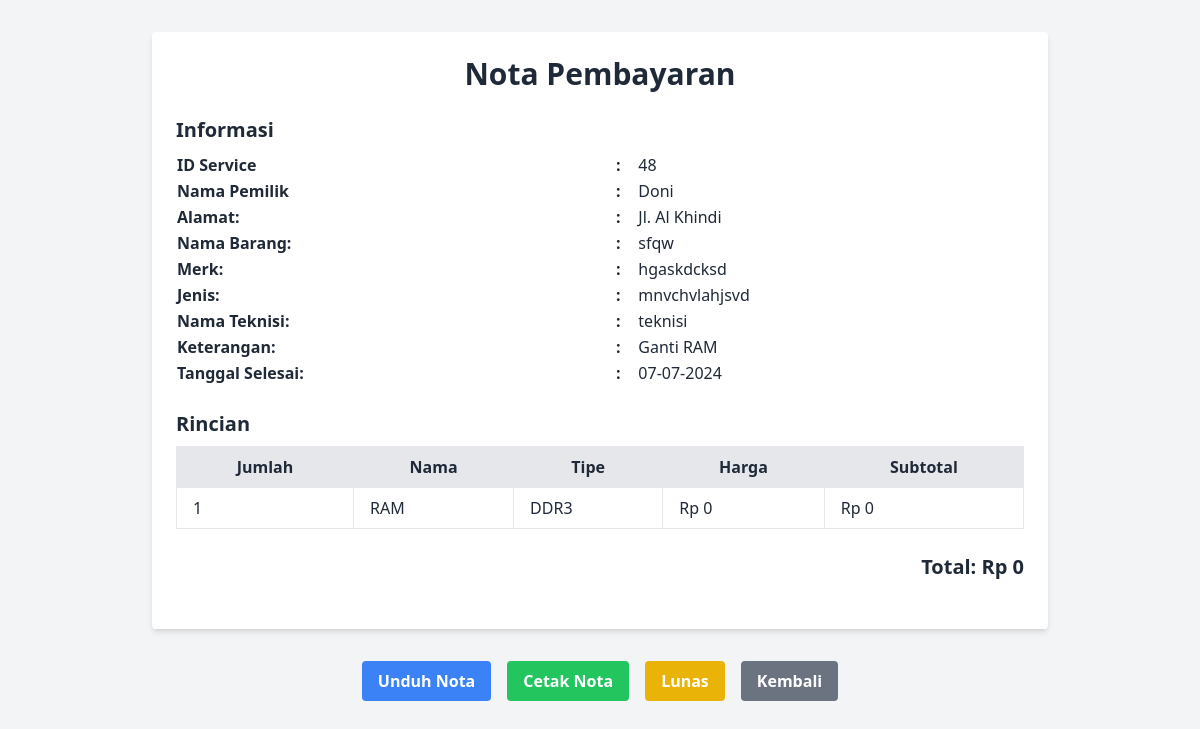
Screenshot of /html/nota.php?id=48 with the database file from the repository.
### tables this page shows
CREATE TABLE `barang` (
  `tanggal_input` datetime DEFAULT CURRENT_TIMESTAMP,
  `tanggal_selesai` datetime DEFAULT NULL,
  `nama_barang` varchar(100) NOT NULL,
  `jenis_barang` varchar(50) DEFAULT NULL,
  `merk_barang` varchar(50) DEFAULT NULL,
  `keluhan_barang` text,
  `id_pelanggan` int DEFAULT NULL,
  `status` enum('Belum Diperbaiki','Sedang Diperbaiki','Selesai Diperbaiki','') NOT NULL,
  `status_updated_at` timestamp NULL DEFAULT CURRENT_TIMESTAMP ON UPDATE CURRENT_TIMESTAMP,
  `ID_Service` int NOT NULL,
  `hubungi_kondisi` enum('Belum','Sudah') DEFAULT 'Belum',
  `hubungi_ambil` enum('Sudah','Belum') DEFAULT 'Belum',
  `diambil` enum('Sudah','Belum') DEFAULT 'Belum',
  `dibayar` enum('Sudah','Belum') DEFAULT 'Belum',
  `dikembalikan` enum('Sudah','Belum') NOT NULL DEFAULT 'Belum',
  `lunas` enum('Lunas','Belum') DEFAULT 'Belum'
);

CREATE TABLE `pelanggan` (
  `id_pelanggan` int NOT NULL,
  `nama` varchar(100) NOT NULL,
  `no_hp` varchar(20) NOT NULL,
  `alamat` varchar(20) NOT NULL
);

CREATE TABLE `user` (
  `id_user` int NOT NULL,
  `nama` varchar(100) NOT NULL,
  `username` varchar(50) NOT NULL,
  `no_hp` varchar(20) NOT NULL,
  `role` enum('admin','kasir','teknisi') NOT NULL,
  `password` varchar(255) NOT NULL
);

CREATE TABLE `detail_keluhan` (
  `id_keluhan` int NOT NULL,
  `keterangan_awal` text NOT NULL,
  `konfirmasi_keterangan` enum('Eksekusi','Jangan Dieksekusi') DEFAULT 'Jangan Dieksekusi',
  `keterangan_akhir` text NOT NULL,
  `id_user` int DEFAULT NULL,
  `kondisi` enum('bisa diperbaiki','tidak bisa diperbaiki') DEFAULT NULL,
  `ID_Service` int DEFAULT NULL
);

CREATE TABLE `rincian_keluhan` (
  `id_rincian` int NOT NULL,
  `id_keluhan` int DEFAULT NULL,
  `jumlah` int NOT NULL,
  `nama` varchar(100) NOT NULL,
  `tipe` varchar(50) NOT NULL,
  `harga` decimal(10,2) NOT NULL,
  `total` decimal(10,2) GENERATED ALWAYS AS ((`jumlah` * `harga`)) STORED
);

### html/nota.php (the view, shortened to what this page needs)
<?php
include '/laragon/www/FPPWEB/php/connect_db.php';
$id_barang = $_GET['id'];
$sql_barang = "SELECT b.*, p.nama, p.alamat, dk.keterangan_akhir, u.nama AS teknisi_nama
               FROM barang b
               JOIN pelanggan p ON b.id_pelanggan = p.id_pelanggan
               LEFT JOIN detail_keluhan dk ON b.ID_Service = dk.ID_Service
               LEFT JOIN user u ON dk.id_user = u.id_user
               WHERE b.ID_Service = ?";
$stmt_barang = $link->prepare($sql_barang);
$stmt_barang->bind_param("i", $id_barang);
$stmt_barang->execute();
$result_barang = $stmt_barang->get_result();
$row_barang = $result_barang->fetch_assoc();
$sql_keluhan = "SELECT rk.*
               FROM rincian_keluhan rk
               JOIN detail_keluhan dk ON rk.id_keluhan = dk.id_keluhan
               WHERE dk.ID_Service = ?";
$stmt_keluhan = $link->prepare($sql_keluhan);
$stmt_keluhan->bind_param("i", $id_barang);
$stmt_keluhan->execute();
$result_keluhan = $stmt_keluhan->get_result();
$total_harga = 0;
while ($row_keluhan = $result_keluhan->fetch_assoc()) {
  $total_harga += $row_keluhan['jumlah'] * $row_keluhan['harga'];
}
$result_keluhan->data_seek(0);
$is_lunas = $row_barang['status'] === 'Lunas';
?>
<!DOCTYPE html>
<html lang="en">
<head>
  <script src="https://cdn.tailwindcss.com"></script>
</head>
<body class="bg-gray-100 text-gray-800">
  <div class="container mx-auto py-8 px-4">
    <div id="nota" class="bg-white rounded shadow-md p-6 mx-auto mb-8 w-full max-w-4xl">
      <h1 class="text-3xl font-bold text-center mb-6">Nota Pembayaran</h1>
      <div class="mb-6">
        <h2 class="text-xl font-semibold mb-2">Informasi </h2>
        <table class="min-w-full divide-y divide-gray-200">
          <tbody>
            <tr>
              <td class="font-semibold">ID Service</td>
              <td class="font-semibold">:</td>
              <td><?php echo $row_barang['ID_Service']; ?></td>
            </tr>
            <tr>
              <td class="font-semibold">Nama Pemilik</td>
              <td class="font-semibold">:</td>
              <td><?php echo $row_barang['nama']; ?></td>
            </tr>
            <tr>
              <td class="font-semibold">Alamat:</td>
              <td class="font-semibold">:</td>
              <td><?php echo $row_barang['alamat']; ?></td>
            </tr>
            <tr>
              <td class="font-semibold">Nama Barang:</td>
              <td class="font-semibold">:</td>
              <td><?php echo $row_barang['nama_barang']; ?></td>
            </tr>
            <tr>
              <td class="font-semibold">Merk:</td>
              <td class="font-semibold">:</td>
              <td><?php echo $row_barang['merk_barang']; ?></td>
            </tr>
            <tr>
              <td class="font-semibold">Jenis:</td>
              <td class="font-semibold">:</td>
              <td><?php echo $row_barang['jenis_barang']; ?></td>
            </tr>
            <tr>
              <td class="font-semibold">Nama Teknisi:</td>
              <td class="font-semibold">:</td>
              <td><?php echo $row_barang['teknisi_nama'] ?? 'Belum ditentukan'; ?></td>
            </tr>
            <tr>
              <td class="font-semibold">Keterangan:</td>
              <td class="font-semibold">:</td>
              <td><?php echo $row_barang['keterangan_akhir']; ?></td>
            </tr>
            <tr>
              <td class="font-semibold">Tanggal Selesai:</td>
              <td class="font-semibold">:</td>
              <td>
                <?php
                if ($row_barang['status'] === 'Selesai Diperbaiki') {
                  echo date('d-m-Y', strtotime($row_barang['status_updated_at']));
                } else {
                  echo 'Belum selesai';
                }
                ?>
              </td>
            </tr>
          </tbody>
        </table>
      </div>
      <div class="mb-6">
        <h2 class="text-xl font-semibold mb-2">Rincian</h2>
        <table class="w-full table-auto border-collapse border border-gray-400">
          <thead>
            <tr class="bg-gray-200">
              <th class="px-4 py-2 border">Jumlah</th>
              <th class="px-4 py-2 border">Nama</th>
              <th class="px-4 py-2 border">Tipe</th>
              <th class="px-4 py-2 border">Harga</th>
              <th class="px-4 py-2 border">Subtotal</th>
            </tr>
          </thead>
          <tbody>
            <?php while ($row_keluhan = $result_keluhan->fetch_assoc()) { ?>
              <tr>
                <td class="border px-4 py-2"><?php echo $row_keluhan['jumlah']; ?></td>
                <td class="border px-4 py-2"><?php echo $row_keluhan['nama']; ?></td>
                <td class="border px-4 py-2"><?php echo $row_keluhan['tipe']; ?></td>
                <td class="border px-4 py-2">Rp <?php echo number_format($row_keluhan['harga'], 0, ',', '.'); ?></td>
                <td class="border px-4 py-2">Rp <?php echo number_format($row_keluhan['jumlah'] * $row_keluhan['harga'], 0, ',', '.'); ?></td>
              </tr>
            <?php } ?>
          </tbody>
        </table>
      </div>
      <div class="text-right mb-6">
        <p class="text-xl font-semibold">Total: Rp <?php echo number_format($total_harga, 0, ',', '.'); ?></p>
      </div>
    </div>
    <div class="flex justify-center space-x-4">
      <button onclick="downloadPDF()" class="bg-blue-500 hover:bg-blue-700 text-white font-bold py-2 px-4 rounded">
        Unduh Nota
      </button>
      <button onclick="window.print()" class="bg-green-500 hover:bg-green-700 text-white font-bold py-2 px-4 rounded">
        Cetak Nota
      </button>
      <?php if (!$is_lunas) : ?>
        <button id="lunasBtn" class="bg-yellow-500 hover:bg-yellow-700 text-white font-bold py-2 px-4 rounded">
          Lunas
        </button>
      <?php endif; ?>
      <a href="/html/kasir-Dashboard.php" class="bg-gray-500 hover:bg-gray-700 text-white font-bold py-2 px-4 rounded">
        Kembali
      </a>
    </div>
  </div>
</body>
</html>

### rows the page displays
barang: ID_Service "48", id_pelanggan.nama "Doni", id_pelanggan.alamat "Jl. Al Khindi", nama_barang "sfqw", merk_barang "hgaskdcksd", jenis_barang "mnvchvlahjsvd", user.nama "teknisi", detail_keluhan.keterangan_akhir "Ganti RAM", status_updated_at "07-07-2024"
rincian_keluhan: jumlah "1", nama "RAM", tipe "DDR3", harga "0", $row_keluhan['jumlah'] * $row_keluhan['harga'] "0"

### other values shown
$total_harga "0"
